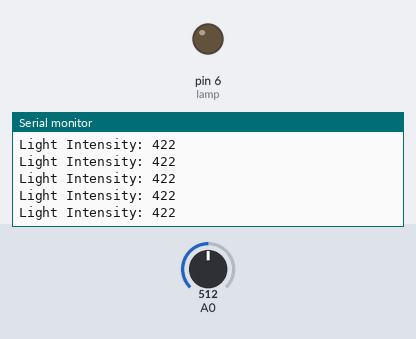
Recording of a sketch running on a simulated Arduino Uno, built with avr-gcc and run on an emulated ATmega328P. Parts: output pins drawn as LEDs (lit = HIGH), the last lines printed to the serial monitor. Inputs (shaded band) come from the test bench; at power-on: A0 = 512.

Above: at 1.2 s.
1.3 s: A0 set to 208
At 2.2 s:
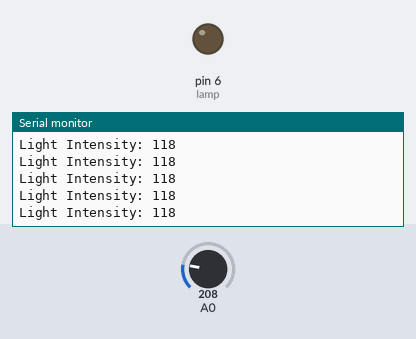
2.8 s: A0 set to 173
At 3.8 s:
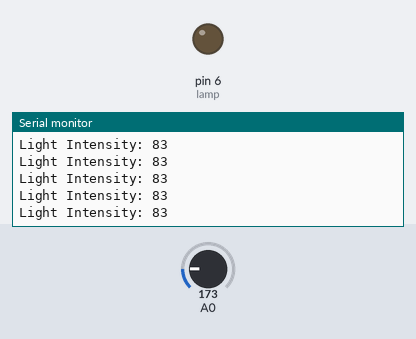
Timing chart, 0 to 5.8 s (numbered marks = the images above; inputs shaded):
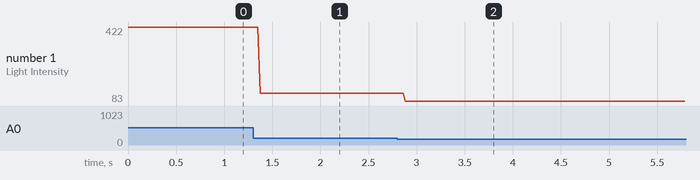

Measured:
- after the input at 1.3 s, the serial monitor: prints a new line after 0.07 s (image 1)
- after the input at 2.8 s, the serial monitor: prints a new line after 0.08 s (image 2)
- plotted number 1: 422 → 118 after the input at 1.3 s, 118 → 83 after the input at 2.8 s

The sketch:

LightIntensity.ino
```cpp
const int lamp = 6;
boolean x = true;

void setup() {
  Serial.begin(9600);
  pinMode(lamp , OUTPUT);
  pinMode(A0, INPUT);
}

void loop() {
  int c = analogRead(A0) - 90;
  Serial.print("Light Intensity: ");
  Serial.println(c);

}
// Gives a Light Intensity range from 0 to 50
```
